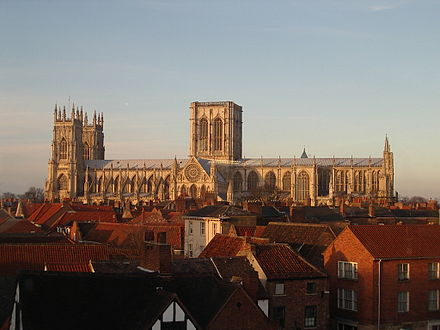
#> input picture vico/week2/440px-York_Minster_from_M&S.JPG, 440 x 330 px
$ jupyter execute --allow-errors VICO_Spring_Week_2_Practical.ipynb   (shell and % lines are left out)
#> lines starting #> are read from the running program, lines starting #| are printed output that depends on the picture
# VICO Spring Week 2 Practical: An introduction to images, meshes and perspective projection

We're going to make use of quite a few different libraries in VICO. Today we'll be using numpy, matplotlib and OpenCV and also a library for reading 3D meshes in PLY format. The following code block installs and imports what we need and also downloads an image and mesh to the session storage for use later.

[cell 1]
# Download an image
# !wget https://upload.wikimedia.org/wikipedia/commons/thumb/6/6f/York_Minster_from_M%26S.JPG/440px-York_Minster_from_M%26S.JPG


# Download a mesh in ply format
# !wget https://people.sc.fsu.edu/~jburkardt/data/ply/shark.ply

import numpy as np
import cv2
import matplotlib.pyplot as plt
from plyfile import PlyData, PlyElement

Now let's load an image using OpenCV (there are various other tools for reading an image - e.g. PIL and matplotlib).

[cell 2]
# Load image using OpenCV
img = cv2.imread('440px-York_Minster_from_M&S.JPG')
#> img is the input picture: shape (330, 440, 3); mean B, G, R 104.3, 111.7, 123.1
print('Image dimensions:',img.shape)
#| Image dimensions: (330, 440, 3)
print('Image datatype:',img.dtype)
#| Image datatype: uint8

So far, so easy. We can see that `cv2.imread` has returned a numpy array of size 330 pixels high, 440 pixels wide and with three colour channels. We can also see that the values in the image are 8 bit unsigned integers. This is the most common way to store an image and means that, for each pixel, you will have three numbers in the range 0..255 representing the intensity for each colour channel.

Just one thing to note: OpenCV made the bizarre decision to use the convention that colour channels are ordered: blue, green, red (BGR) rather than the much more common convention: red, green, blue (RGB). If you're using any other library to process colour images, you probably need to convert to RGB. This is easy to do. Let's do that and then display the image using matplotlib.

[cell 3]
# Convert BGR to RGB
img_rgb = cv2.cvtColor(img, cv2.COLOR_BGR2RGB)
# Display image
plt.imshow(img_rgb);

For clarity, we can now index values in the image as `img_rgb[row,column,colour_channel]` so that, for example, the red, green and blue values at the top left pixel are:

[cell 4]
print('Red value at pixel (0,0):',img_rgb[0,0,0])
#| Red value at pixel (0,0): 133
print('Green value at pixel (0,0):',img_rgb[0,0,1])
#| Green value at pixel (0,0): 150
print('Blue value at pixel (0,0):',img_rgb[0,0,2])
#| Blue value at pixel (0,0): 166

Representing image data as integers in the range 0..255 is not a good idea when we want to start to manipulate the values in some way. First of all, the use of integers will introduce rounding errors that will accumulate over multiple operations. Second, the choice of 255 is arbitrary. Therefore, we often want to convert image data to floating point values in the range 0..1 with 0 representing no light and 1 the maximum that can be recorded/displayed. This conversion is easily achieved with:

[cell 5]
img2 = img_rgb.astype('float32')/255

Now, we can apply arbitrary maths to the pixel values in our image. For example, we can linearly scale the values by 2, giving an image that is twice as bright:

[cell 6]
plt.imshow(img2*2);
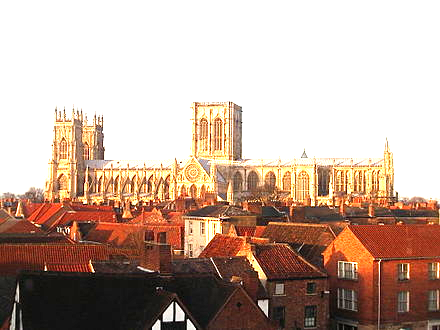
#> shown: shape (330, 440, 3) float32; mean R, G, B 0.759, 0.665, 0.611

The warning message is interesting here. Because we multiplied by 2, we now have values that are >1. `imshow` "clips" these values to 1, i.e. it uses min(img_rgb,1). This simulates "saturation" in a camera. It can't record anymore light than 1. As each colour channel reaches 1, you end up with (1,1,1) for the three colour channels which means white. Hence, the blue sky has turned white.

### Task 1: manipulating images

Do some more experimentation. Try scaling by different values and observe what happens. How about if you scale each colour channel by a different value? What does the image look like if, at each pixel, the value is the same for the three colour channels? (e.g. you might copy the red channel into green and blue, or take the average over the three channels). Can you think why it looks like this? What does it look like if you set two of the colour channels to zero?

Take a look through this [OpenCV tutorial](https://docs.opencv.org/4.x/d3/df2/tutorial_py_basic_ops.html) which goes over some of the above plus a bit more.

Finally, can you *threshold* the image? This means turning an image into a binary image. For example, you might want to threshold the red channel on 0.5. So values $<0.5$ get set to 0 and $\geq 0.5$ get set to 1. To display such an image with imshow, you might want to pass `cmap='gray'` to get the expected appearance.

[cell 7]
# plt.imshow(img_rgb[:, :, :] * 2);
img3 = np.copy(img2)

# img3[:, :, 1] /= 2
# plt.imshow(img3);
mean_img = img3.mean(2)
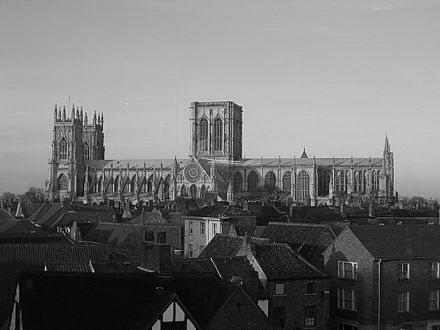
#> mean_img: shape (330, 440) float32; min 0, max 0.963, mean 0.443
gray_img = np.repeat(mean_img, 3).reshape(330, 440, 3)
plt.axis('off')
plt.imshow(gray_img);
